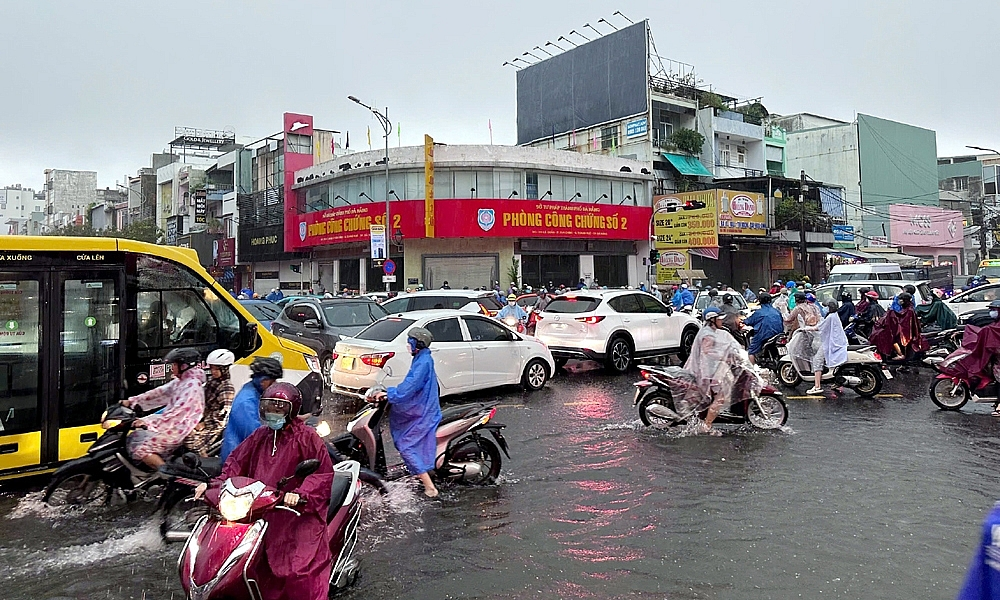
#> input picture 2_predictions/street_image.jpg, 1000 x 600 px
$ jupyter execute --allow-errors yolo_predictions.ipynb
#> lines starting #> are read from the running program, lines starting #| are printed output that depends on the picture
[cell 1]
import cv2
import numpy as np
import os
import yaml
from yaml.loader import SafeLoader

[cell 2]
# Load YAML
with open('data.yaml', mode='r') as f:
    data_yaml = yaml.load(f, Loader=SafeLoader)

labels = data_yaml['names']
print(labels)

#> (a cell that did not finish here is left out)

[cell 4]
# Load the image
img = cv2.imread('./street_image.jpg')
#> img is the input picture: shape (600, 1000, 3); mean B, G, R 129.4, 126.3, 130.4
image = img.copy()
row, col, d = image.shape
#> row = 600; col = 1000; d = 3

# get the YOLO prediction from the image
# step-1 convert image into square image (array)
max_rc = max(row, col)
#> max_rc = 1000
input_image = np.zeros((max_rc, max_rc, 3), dtype=np.uint8)
input_image[0: row, 0: col] = image
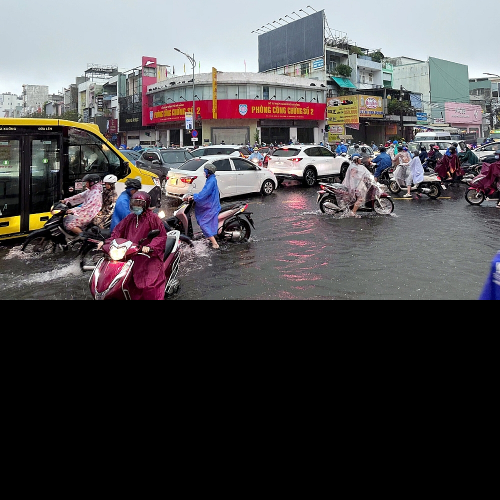
#> input_image: shape (1000, 1000, 3) (shown at 1/2 size); mean B, G, R 77.6, 75.8, 78.2
# step-2 get prediction from square array
INPUT_WH_YOLO = 640
blob = cv2.dnn.blobFromImage(input_image, 1/255, (INPUT_WH_YOLO, INPUT_WH_YOLO), swapRB=True, crop=True)
#> (the rest of this cell did not finish here and is left out)
